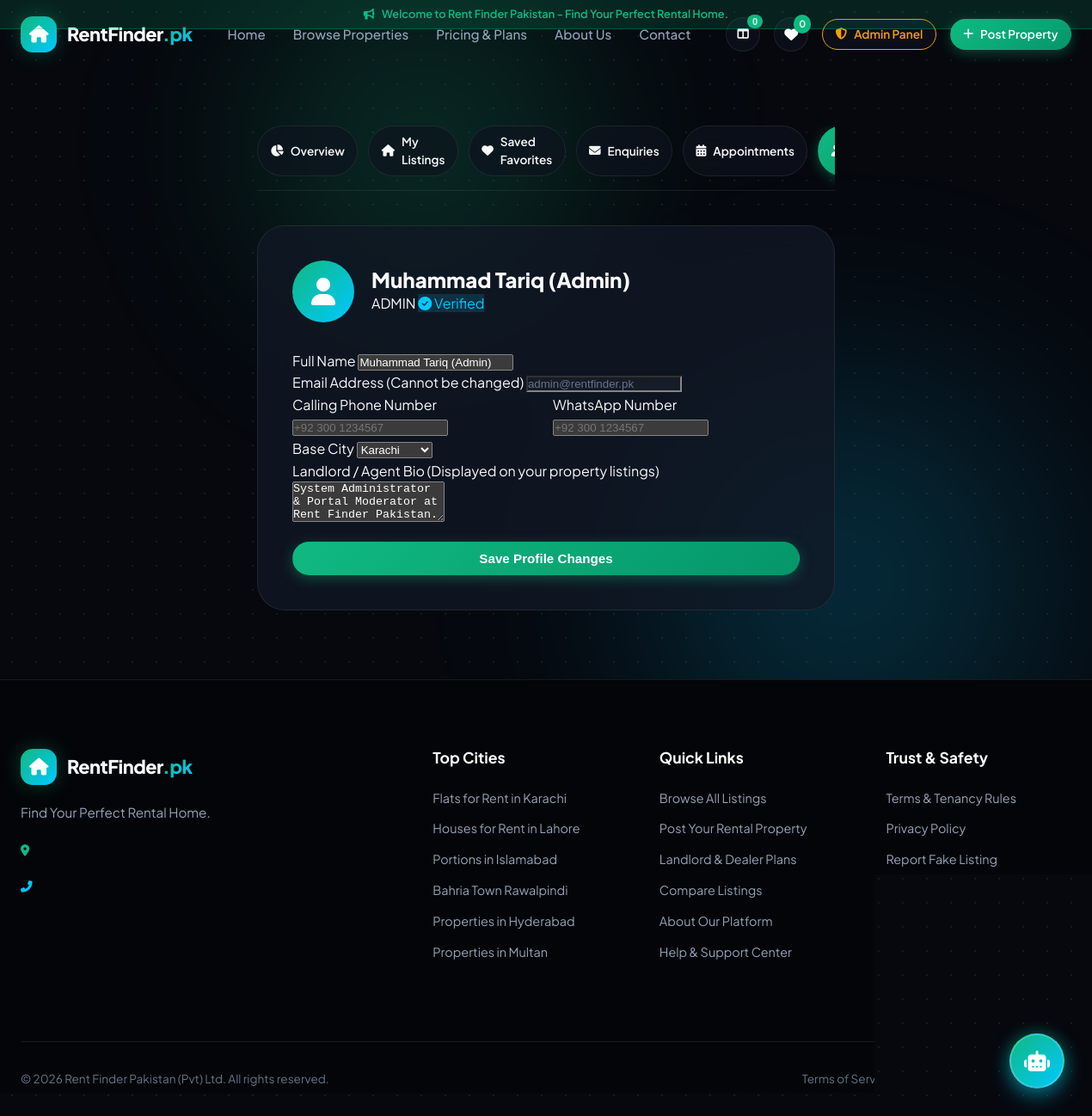
Screenshot of /dashboard/profile (signed in) with the database file from the repository.
### tables this page shows
CREATE TABLE website_settings (
        key TEXT PRIMARY KEY,
        value TEXT
    );

CREATE TABLE users (
        id INTEGER PRIMARY KEY AUTOINCREMENT,
        name TEXT NOT NULL,
        email TEXT UNIQUE NOT NULL,
        password_hash TEXT NOT NULL,
        phone TEXT,
        whatsapp TEXT,
        city TEXT DEFAULT 'Karachi',
        role TEXT DEFAULT 'user', -- 'user', 'landlord', 'agent', 'admin'
        avatar TEXT,
        bio TEXT,
        is_verified INTEGER DEFAULT 0, -- Trust & Safety verified landlord/agent badge
        verification_docs TEXT,
        is_active INTEGER DEFAULT 1,
        created_at TIMESTAMP DEFAULT CURRENT_TIMESTAMP
    );

### app.py (the view)
        def decorated_function(*args, **kwargs):
            if 'user_id' not in session:
                flash("Please log in to access this page.", "warning")
                return redirect(url_for('login', next=request.path))
            if role:
                user = db.find_user_by_id(session['user_id'])
                if not user or (role == 'admin' and user['role'] != 'admin'):
                    flash("Access denied. Authorized administrators only.", "danger")
                    return redirect(url_for('index'))
            return f(*args, **kwargs)

### app.py (called while the page is built, shortened)
@app.context_processor
def inject_global_data():
    settings = db.get_all_settings()
    current_user = None
    saved_count = 0
    if 'user_id' in session:
        current_user = db.find_user_by_id(session['user_id'])
        if current_user:
            conn = db.get_db()
            saved_count = conn.execute("SELECT COUNT(*) as c FROM favorites WHERE user_id = ?", (session['user_id'],)).fetchone()['c']
            conn.close()
    return {
        'site_settings': settings,
        'current_user': current_user,
        'saved_count': saved_count,
        'now': datetime.now()
    }

def login_required(role=None):
    def decorator(f):
        def decorated_function(*args, **kwargs):
            if 'user_id' not in session:
                flash("Please log in to access this page.", "warning")
                return redirect(url_for('login', next=request.path))
            if role:
                user = db.find_user_by_id(session['user_id'])
                if not user or (role == 'admin' and user['role'] != 'admin'):
                    flash("Access denied. Authorized administrators only.", "danger")
                    return redirect(url_for('index'))
            return f(*args, **kwargs)
        decorated_function.__name__ = f.__name__
        return decorated_function
    return decorator

@app.route('/dashboard/profile', methods=['GET', 'POST'])
@login_required()
def dashboard_profile():
    user_id = session['user_id']
    conn = db.get_db()
    user = conn.execute("SELECT * FROM users WHERE id = ?", (user_id,)).fetchone()
    conn.close()
    return render_template('dashboard/profile.html', user=user)

### database.py (called while the page is built)
def get_db():
    conn = sqlite3.connect(DB_PATH)
    conn.row_factory = sqlite3.Row
    conn.execute("PRAGMA foreign_keys = ON")
    return conn

def get_all_settings():
    conn = get_db()
    rows = conn.execute("SELECT key, value FROM website_settings").fetchall()
    conn.close()
    return {r['key']: r['value'] for r in rows}

def find_user_by_id(user_id):
    conn = get_db()
    user = conn.execute("SELECT * FROM users WHERE id = ?", (user_id,)).fetchone()
    conn.close()
    return user

### templates/dashboard/profile.html (shortened to what this page needs)
{% extends "base.html" %}
{% block content %}
<div class="container" style="padding-top: calc(var(--header-height) + 2rem); padding-bottom: 5rem; max-width: 720px;">
  <div style="display: flex; gap: 0.75rem; border-bottom: 1px solid var(--border-glass); padding-bottom: 1rem; margin-bottom: 2.5rem; overflow-x: auto;">
    <a href="{{ url_for('dashboard') }}" class="btn btn-secondary btn-sm"><i class="fas fa-chart-pie"></i> Overview</a>
    <a href="{{ url_for('dashboard_listings') }}" class="btn btn-secondary btn-sm"><i class="fas fa-home"></i> My Listings</a>
    <a href="{{ url_for('dashboard_favorites') }}" class="btn btn-secondary btn-sm"><i class="fas fa-heart"></i> Saved Favorites</a>
    <a href="{{ url_for('dashboard_enquiries') }}" class="btn btn-secondary btn-sm"><i class="fas fa-envelope"></i> Enquiries</a>
    <a href="{{ url_for('dashboard_appointments') }}" class="btn btn-secondary btn-sm"><i class="fas fa-calendar-alt"></i> Appointments</a>
    <a href="{{ url_for('dashboard_profile') }}" class="btn btn-primary btn-sm"><i class="fas fa-user-cog"></i> Profile Settings</a>
  </div>
  <div style="background: var(--bg-card); border: 1px solid var(--border-glass); border-radius: var(--radius-xl); padding: 2.5rem; backdrop-filter: blur(20px);">
    <div style="display: flex; align-items: center; gap: 1.25rem; margin-bottom: 2rem;">
      <div style="width: 72px; height: 72px; border-radius: 50%; background: linear-gradient(135deg, var(--accent-emerald), var(--accent-cyan)); display: flex; align-items: center; justify-content: center; font-size: 2rem; color: #fff;">
        <i class="fas fa-user"></i>
      </div>
      <div>
        <h2 style="font-size: 1.5rem; font-weight: 800;">{{ user.name }}</h2>
        <span class="badge-status approved" style="margin-top: 0.25rem;">{{ user.role|upper }}</span>
        {% if user.is_verified %}
          <span class="badge-status" style="background: rgba(0,200,255,0.15); color: var(--accent-cyan);"><i class="fas fa-check-circle"></i> Verified</span>
        {% endif %}
      </div>
    </div>
    <form method="POST" action="{{ url_for('dashboard_profile') }}">
      <div class="admin-form-group">
        <label>Full Name</label>
        <input type="text" name="name" class="admin-input" value="{{ user.name }}" required>
      </div>
      <div class="admin-form-group">
        <label>Email Address (Cannot be changed)</label>
        <input type="email" class="admin-input" value="{{ user.email }}" readonly style="background: rgba(255,255,255,0.03); color: var(--text-dim);">
      </div>
      <div style="display: grid; grid-template-columns: 1fr 1fr; gap: 1rem;">
        <div class="admin-form-group">
          <label>Calling Phone Number</label>
          <input type="tel" name="phone" class="admin-input" value="{{ user.phone or '' }}" placeholder="+92 300 1234567">
        </div>
        <div class="admin-form-group">
          <label>WhatsApp Number</label>
          <input type="tel" name="whatsapp" class="admin-input" value="{{ user.whatsapp or '' }}" placeholder="+92 300 1234567">
        </div>
      </div>
      <div class="admin-form-group">
        <label>Base City</label>
        <select name="city" class="admin-select">
          <option value="Karachi" {% if user.city == 'Karachi' %}selected{% endif %}>Karachi</option>
        </select>
      </div>
      <div class="admin-form-group">
        <label>Landlord / Agent Bio (Displayed on your property listings)</label>
        <textarea name="bio" class="admin-textarea" rows="3" placeholder="Tell tenants about your agency or property management background...">{{ user.bio or '' }}</textarea>
      </div>
      <button type="submit" class="btn btn-primary" style="width: 100%; margin-top: 1rem;">
        Save Profile Changes
      </button>
    </form>
  </div>
</div>
{% endblock %}

### templates/base.html (shortened to what this page needs)
<!DOCTYPE html>
<html lang="en">
<head>
  <link rel="stylesheet" href="https://cdnjs.cloudflare.com/ajax/libs/font-awesome/6.5.1/css/all.min.css">
  <link rel="stylesheet" href="{{ url_for('static', filename='css/style.css') }}">
</head>
<body>
  <div class="ambient-glow-1"></div>
  <div class="ambient-glow-2"></div>
  {% if site_settings.get('announcement_bar') %}
  <div style="background: rgba(16, 185, 129, 0.15); border-bottom: 1px solid rgba(16, 185, 129, 0.3); color: #10b981; font-size: 0.8rem; font-weight: 600; padding: 0.4rem 1rem; text-align: center; position: relative; z-index: 101;">
    <i class="fas fa-bullhorn" style="margin-right: 6px;"></i> {{ site_settings.get('announcement_bar') }}
  </div>
  {% endif %}
  <header class="site-header">
    <div class="container nav-container">
      <a href="{{ url_for('index') }}" class="brand-logo">
        <div class="logo-badge">
          <i class="fas fa-home"></i>
        </div>
        <div class="brand-name">
          RentFinder<span>.pk</span>
        </div>
      </a>
      <nav class="nav-menu">
        <a href="{{ url_for('index') }}" class="nav-link {% if request.endpoint == 'index' %}active{% endif %}">Home</a>
        <a href="{{ url_for('properties') }}" class="nav-link {% if request.endpoint == 'properties' %}active{% endif %}">Browse Properties</a>
        <a href="{{ url_for('pricing') }}" class="nav-link {% if request.endpoint == 'pricing' %}active{% endif %}">Pricing & Plans</a>
        <a href="{{ url_for('about') }}" class="nav-link {% if request.endpoint == 'about' %}active{% endif %}">About Us</a>
        <a href="{{ url_for('contact') }}" class="nav-link {% if request.endpoint == 'contact' %}active{% endif %}">Contact</a>
      </nav>
      <div class="nav-actions">
        <button class="icon-btn" onclick="openComparePage()" title="Compare Properties">
          <i class="fas fa-columns"></i>
          <span class="badge-count compare-badge-count">0</span>
        </button>
        {% if current_user %}
          <a href="{{ url_for('dashboard_favorites') }}" class="icon-btn" title="Saved Favorites">
            <i class="fas fa-heart"></i>
            <span class="badge-count favorites-badge-count">{{ saved_count }}</span>
          </a>
          {% if current_user.role == 'admin' %}
            <a href="{{ url_for('admin_dashboard') }}" class="btn btn-secondary btn-sm" style="border-color: var(--accent-gold); color: var(--accent-gold);">
              <i class="fas fa-shield-alt"></i> Admin Panel
            </a>
          {% else %}
            <a href="{{ url_for('dashboard') }}" class="btn btn-secondary btn-sm">
              <i class="fas fa-user-circle"></i> Dashboard
            </a>
          {% endif %}
          <a href="{{ url_for('post_property') }}" class="btn btn-primary btn-sm">
            <i class="fas fa-plus"></i> Post Property
          </a>
        {% else %}
          <a href="{{ url_for('login') }}" class="btn btn-outline btn-sm">Login</a>
          <a href="{{ url_for('post_property') }}" class="btn btn-primary btn-sm">
            <i class="fas fa-plus"></i> Post Property
          </a>
        {% endif %}
      </div>
    </div>
  </header>
  <main>
    {% block content %}{% endblock %}
  </main>
  <button id="chatbot-trigger-btn" class="chatbot-trigger-btn" title="Chat with Rent Finder AI">
    <i class="fas fa-robot" style="font-size: 1.5rem;"></i>
  </button>
  <footer class="site-footer">
    <div class="container">
      <div class="footer-grid">
        <div class="footer-brand">
          <a href="{{ url_for('index') }}" class="brand-logo" style="margin-bottom: 1rem;">
            <div class="logo-badge"><i class="fas fa-home"></i></div>
            <div class="brand-name">RentFinder<span>.pk</span></div>
          </a>
          <p>{{ site_settings.get('site_tagline', 'Find Your Perfect Rental Home.') }}</p>
          <p style="font-size: 0.85rem; color: var(--text-dim);"><i class="fas fa-map-marker-alt" style="color: var(--accent-emerald);"></i> {{ site_settings.get('office_address') }}</p>
          <p style="font-size: 0.85rem; color: var(--text-dim);"><i class="fas fa-phone-alt" style="color: var(--accent-cyan);"></i> {{ site_settings.get('contact_phone') }}</p>
        </div>
        <div class="footer-col">
          <h4>Top Cities</h4>
          <ul class="footer-links">
            <li><a href="{{ url_for('properties', city='Karachi') }}">Flats for Rent in Karachi</a></li>
            <li><a href="{{ url_for('properties', city='Lahore') }}">Houses for Rent in Lahore</a></li>
            <li><a href="{{ url_for('properties', city='Islamabad') }}">Portions in Islamabad</a></li>
            <li><a href="{{ url_for('properties', city='Rawalpindi') }}">Bahria Town Rawalpindi</a></li>
            <li><a href="{{ url_for('properties', city='Hyderabad') }}">Properties in Hyderabad</a></li>
            <li><a href="{{ url_for('properties', city='Multan') }}">Properties in Multan</a></li>
          </ul>
        </div>
        <div class="footer-col">
          <h4>Quick Links</h4>
          <ul class="footer-links">
            <li><a href="{{ url_for('properties') }}">Browse All Listings</a></li>
            <li><a href="{{ url_for('post_property') }}">Post Your Rental Property</a></li>
            <li><a href="{{ url_for('pricing') }}">Landlord & Dealer Plans</a></li>
            <li><a href="{{ url_for('compare') }}">Compare Listings</a></li>
            <li><a href="{{ url_for('about') }}">About Our Platform</a></li>
            <li><a href="{{ url_for('contact') }}">Help & Support Center</a></li>
          </ul>
        </div>
        <div class="footer-col">
          <h4>Trust & Safety</h4>
          <ul class="footer-links">
            <li><a href="{{ url_for('terms') }}">Terms & Tenancy Rules</a></li>
            <li><a href="{{ url_for('privacy') }}">Privacy Policy</a></li>
            <li><a href="{{ url_for('contact') }}">Report Fake Listing</a></li>
            <li><a href="{{ url_for('login') }}">Landlord Portal Login</a></li>
            <li><a href="{{ url_for('login') }}">Admin Secure Access</a></li>
          </ul>
          <div style="margin-top: 1.5rem; display: flex; gap: 0.75rem;">
            <a href="https://wa.me/{{ site_settings.get('whatsapp_number', '923008291034')|replace(' ', '')|replace('+', '') }}" target="_blank" class="icon-btn" style="color: #25D366;" title="WhatsApp Support">
              <i class="fab fa-whatsapp"></i>
            </a>
            <a href="mailto:{{ site_settings.get('contact_email') }}" class="icon-btn" title="Email Support">
              <i class="fas fa-envelope"></i>
            </a>
          </div>
        </div>
      </div>
      <div class="footer-bottom">
        <div>&copy; {{ now.year }} Rent Finder Pakistan (Pvt) Ltd. All rights reserved.</div>
        <div style="display: flex; gap: 1.5rem;">
          <a href="{{ url_for('terms') }}">Terms of Service</a>
          <a href="{{ url_for('privacy') }}">Privacy Policy</a>
          <a href="{{ url_for('contact') }}">Contact Us</a>
        </div>
      </div>
    </div>
  </footer>
</body>
</html>

### rows the page displays
website_settings: get "Welcome to Rent Finder Pakistan - Find Your Perfect Rental Home."
users: name "Muhammad Tariq (Admin)", role "ADMIN", email "admin@rentfinder.pk", city "Karachi", bio "System Administrator & Portal Moderator at Rent Finder Pakistan."
website_settings: get "Find Your Perfect Rental Home."

### other values shown
{{ saved_count }} "0"
